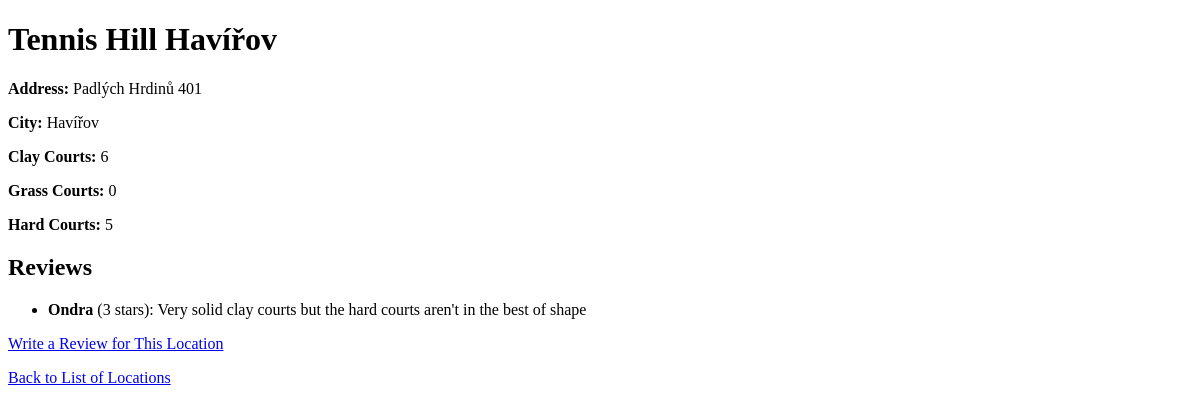
The page /locations/locations/1/ on the database as committed earlier.
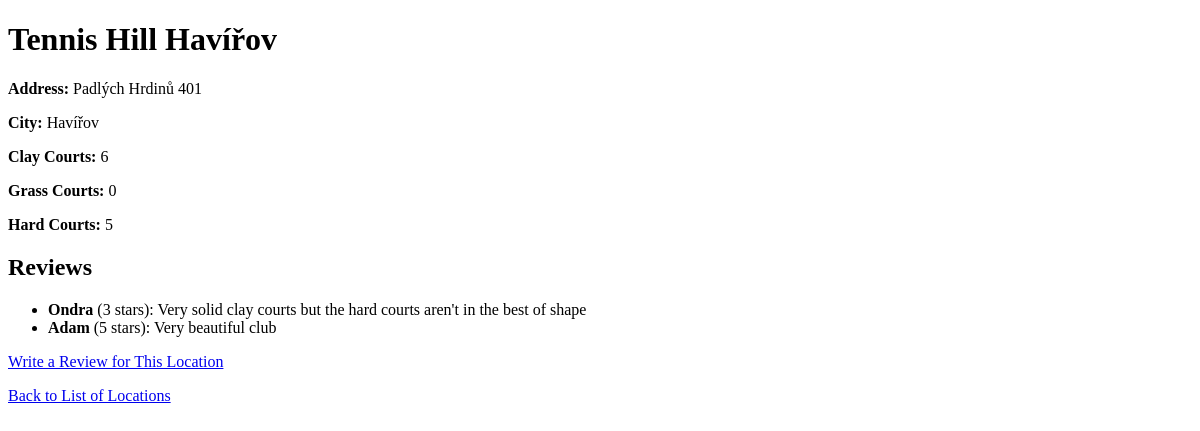
The same page on the database as committed later.
### rezervace/models.py (models this page shows, shortened)
class Review(models.Model):
    location = models.ForeignKey(
        Location,
        on_delete=models.CASCADE,
        related_name="reviews",
        verbose_name="Location"
    )
    name = models.CharField(max_length=100, verbose_name="Name")
    rating = models.PositiveIntegerField(
        verbose_name="Rating",
        choices=[
            (1, '1 star'),
            (2, '2 stars'),
            (3, '3 stars'),
            (4, '4 stars'),
            (5, '5 stars')
        ]
    )
    comment = models.TextField(verbose_name="Comment")

### rezervace/views.py (the view)
# urls.py: path('locations/<int:pk>/', views.location_detail, name='location_detail'),
def location_detail(request, pk):
    location = get_object_or_404(Location, pk=pk)
    if request.method == 'POST':
        form = ReviewForm(request.POST)
        if form.is_valid():
            review = form.save(commit=False)
            review.location = location  # Spojení recenze s aktuální lokací
            review.save()
            return redirect('location_detail', pk=location.pk)
    else:
        form = ReviewForm()
    return render(request, 'rezervace/location_detail.html', {'location': location, 'form': form})

### rezervace/templates/rezervace/location_detail.html (shortened to what this page needs)
<!DOCTYPE html>
<html>
<head>
</head>
<body>
    <h1>{{ location.name }}</h1>
    <p><strong>Address:</strong> {{ location.address }}</p>
    <p><strong>City:</strong> {{ location.city }}</p>
    <p><strong>Clay Courts:</strong> {{ location.clay_courts }}</p>
    <p><strong>Grass Courts:</strong> {{ location.grass_courts }}</p>
    <p><strong>Hard Courts:</strong> {{ location.hard_courts }}</p>
    <h2>Reviews</h2>
    <ul>
        {% for review in location.reviews.all %}
        <li>
            <strong>{{ review.name }}</strong> ({{ review.rating }} stars): {{ review.comment }}
            <br>
        </li>
        {% empty %}
        <li>No reviews yet. Be the first to write one below!</li>
        {% endfor %}
    </ul>
    <p>
        <a href="{% url 'write_review' location.pk %}">Write a Review for This Location</a>
    </p>
    <p>
        <a href="{% url 'location_list' %}">Back to List of Locations</a>
    </p>
</body>
</html>

Rows that differ between the two databases and show on the page:
added Review: name "Adam", rating "5", comment "Very beautiful club"
